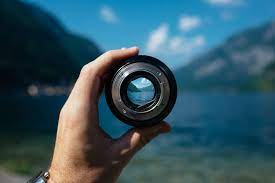
#> input picture Lab-II/1.png, 275 x 183 px
$ jupyter execute 1.ipynb
#> lines starting #> are read from the running program, lines starting #| are printed output that depends on the picture
[cell 1]
import numpy as np
import matplotlib.pyplot as plt
import cv2 as cv
import skimage.io as io
img = io.imread("1.png")
#> img is the input picture: shape (183, 275, 3); mean R, G, B 51.6, 85.9, 99.2
from skimage.transform import downscale_local_mean as dlm
factors = 3**np.arange(1, 5)
figure, axis = plt.subplots(1, len(factors), figsize=(20, 6))
for factor, ax in zip(factors, axis):
    image = dlm(img,factors=(factor, factor, 1)).astype(int)
    ax.imshow(image)
    ax.set_title('$N={}$'.format(image.shape[0]))
#> this loop made 4 passes
#> pass 1, `image = dlm(img,factors=(factor, factor, 1)).astype(int)`:
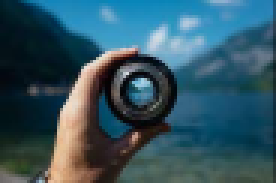
#> image: shape (61, 92, 3) int64 (shown 3 times larger); mean R, G, B 51, 85.1, 98.4
#> pass 2, `image = dlm(img,factors=(factor, factor, 1)).astype(int)`:
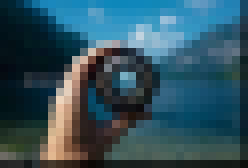
#> image: shape (21, 31, 3) int64 (shown 8 times larger); mean R, G, B 48.8, 81.4, 94.2
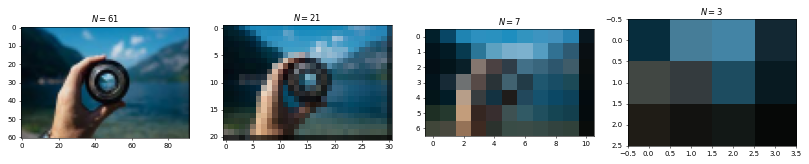
#> figure drawn by matplotlib, 4 panels

[cell 2]
import numpy as np
import matplotlib.pyplot as plt
import cv2 as cv
from skimage.transform import downscale_local_mean as dlm
import skimage.io as io
img = io.imread("1.png")
print("Shape :",img.shape)
#| Shape : (183, 275, 3)
factors = 3**np.arange(1, 5)
figure, axis = plt.subplots(3,3)
ax=axis.ravel()
ax[0].imshow(img,cmap='brg')
ax[0].axis('off')
ax[0].set_title('Orginal Image \n $N1={}, N2={}, N3={}$'.format(img.shape[0],img.shape[1],img.shape[2]))
print(img[0:60,20:23,1])
#> (printed output is left out)
for i in range(8):
    i1=i+1
    image = dlm(img,factors=(i1,i1,1),cval=0).astype(int)
    if i1==3:
        print(image[0:20,20,1])
    ax[i1].imshow(image,cmap='brg')
    ax[i1].axis('off')
    ax[i1].set_title('$N1={}, N2={}, N3={}$'.format(image.shape[0],image.shape[1],image.shape[2]))
#> this loop made 8 passes
#| [134 137 138 138 140 138 127 106  85  57  48  48  45  43  39  35  32  29
#|   26  25]
#> pass 2, `image = dlm(img,factors=(i1,i1,1),cval=0).astype(int)`:
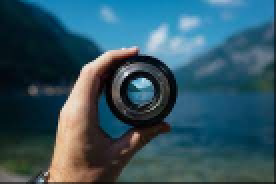
#> image: shape (92, 138, 3) int64 (shown 2 times larger); mean R, G, B 50.8, 84.8, 98
plt.show()
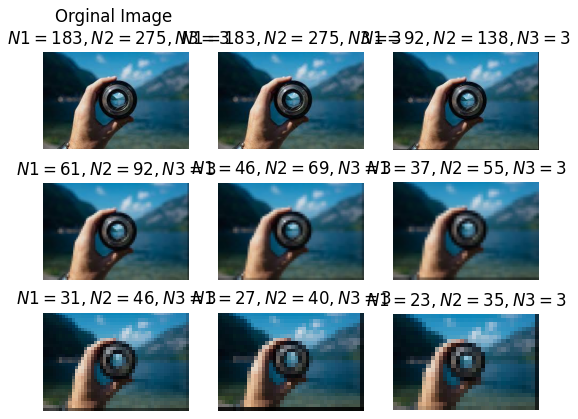
#> figure drawn by matplotlib, 9 panels

[cell 3]
import numpy as np
import matplotlib.pyplot as plt
import cv2 as cv
def circle_image(x, y):
    X, Y = np.meshgrid(x, y)
    return X**2 + Y**2
factors = 2**np.arange(1, 5)
circ_image = circle_image(np.linspace(0, 1, num=4),
                          np.linspace(0, 1, num=4))
fig, ax = plt.subplots(1, len(factors), figsize=(15, 4))
for i, k in enumerate(factors):
    bins = np.linspace(0, circ_image.max(), k)
    print(bins)
    image = np.digitize(circ_image, bins)
    image = np.vectorize(bins.tolist().__getitem__)(image-1)
    ax[i].imshow(image)
    ax[i].set_title('$k = {}$'.format(k))
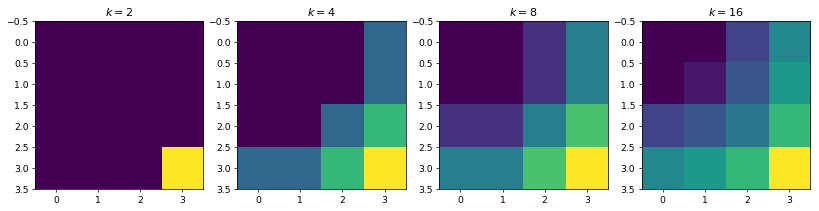
#> figure drawn by matplotlib, 4 panels
